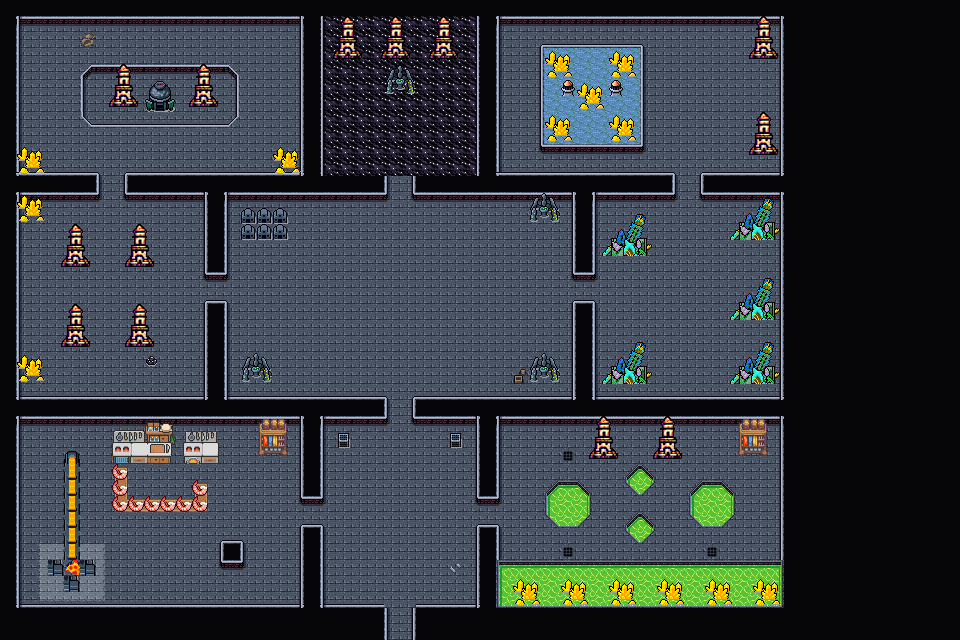

A level layout from a 2D game, rendered from its tile map. Below: a short description, then the map file with tile-grid data replaced by summaries:
An orthogonal 60x40 tile map with 16x16 px tiles, 4 tile layers (Collision, Floor and Walls, Walls Supplementary, Clutter), 5 tilesets and 34 objects.

<map version="1.10" tiledversion="1.11.2" orientation="orthogonal" renderorder="right-down" width="60" height="40" tilewidth="16" tileheight="16" infinite="0" nextlayerid="9" nextobjectid="144">
 <editorsettings>
  <export target="wastetown..tmx" format="tmx" />
 </editorsettings>
 <properties>
  <property name="dungeonEffect" value="{&quot;startBattleWithCard&quot;: [ &quot;Pinnacle Kill-ship&quot; ]}" />
 </properties>
 <tileset firstgid="1" source="../../../../common/maps/tileset/main.tsx" />
 <tileset firstgid="10113" source="../../../../common/maps/tileset/buildings.tsx" />
 <tileset firstgid="11905" source="../../../../common/maps/tileset/dungeon/dungeon_bis.tsx" />
 <tileset firstgid="28289" source="../../../../common/maps/tileset/FarmFood.tsx" />
 <tileset firstgid="32385" source="../../../../common/maps/tileset/buildingsbosses.tsx" />
 <layer id="6" name="Collision" width="60" height="40">
  <data>[2400 cells, 179 non-empty, 10 distinct tile ids]</data>
 </layer>
 <layer id="7" name="Floor and Walls" width="60" height="40">
  <data>[2400 cells, 2400 non-empty, 15 distinct tile ids]</data>
 </layer>
 <layer id="8" name="Walls Supplementary" width="60" height="40">
  <data>[2400 cells, 198 non-empty, 34 distinct tile ids]</data>
 </layer>
 <layer id="3" name="Clutter" width="60" height="40">
  <properties>
   <property name="spriteLayer" type="bool" value="true" />
  </properties>
  <data>[2400 cells, 503 non-empty, 88 distinct tile ids]</data>
 </layer>
 <objectgroup id="4" name="Objects">
  <object id="38" template="../../../../common/maps/obj/entry_up.tx" x="392.003" y="638.664">
   <properties>
    <property name="teleport" value="" />
   </properties>
  </object>
  <object id="50" template="../../../../common/maps/obj/enemy.tx" x="106.181" y="166.685">
   <properties>
    <property name="enemy" value="Alpharael" />
    <property name="threatRange" type="int" value="0" />
    <property name="waypoints" value="" />
   </properties>
  </object>
  <object id="68" template="../../../../common/maps/obj/enemy.tx" x="172.678" y="299.838">
   <properties>
    <property name="enemy" value="Mm'menon" />
    <property name="threatRange" type="int" value="0" />
    <property name="waypoints" value="" />
   </properties>
  </object>
  <object id="69" template="../../../../common/maps/obj/enemy.tx" x="678.586" y="171.209">
   <properties>
    <property name="enemy" value="Haliya" />
    <property name="threatRange" type="int" value="0" />
    <property name="waypoints" value="" />
   </properties>
  </object>
  <object id="73" template="../../../../common/maps/obj/enemy.tx" x="392.5" y="437.5">
   <properties>
    <property name="enemy" value="Tannuk" />
    <property name="threatRange" type="int" value="0" />
   </properties>
  </object>
  <object id="75" template="../../../../common/maps/obj/enemy.tx" x="600.667" y="295.333">
   <properties>
    <property name="enemy" value="Kilo" />
    <property name="threatRange" type="int" value="0" />
    <property name="waypoints" value="" />
   </properties>
  </object>
  <object id="77" template="../../../../common/maps/obj/gold.tx" x="133.333" y="493.834" />
  <object id="80" template="../../../../common/maps/obj/manashards.tx" x="598" y="514.833" />
  <object id="82" template="../../../../common/maps/obj/enemy.tx" x="174.167" y="483">
   <properties>
    <property name="enemy" value="Ragost" />
    <property name="threatRange" type="int" value="0" />
    <property name="waypoints" value="" />
   </properties>
  </object>
  <object id="83" template="../../../../common/maps/obj/enemy.tx" x="507.333" y="522.667">
   <properties>
    <property name="enemy" value="Szarel" />
    <property name="threatRange" type="int" value="0" />
    <property name="waypoints" value="" />
   </properties>
  </object>
  <object id="84" template="../../../../common/maps/obj/enemy.tx" x="391.804" y="154">
   <properties>
    <property name="effect" value="{&quot;startBattleWithCard&quot;: [&quot;Thaumaton Torpedo|EOE&quot;, &quot;Survey Mechan|EOE&quot;]}" />
    <property name="enemy" value="Infinite Guideline Station" />
    <property name="threatRange" type="int" value="0" />
    <property name="waypoints" value="" />
   </properties>
  </object>
  <object id="110" template="../../../../common/maps/obj/enemy.tx" x="391.333" y="220.667">
   <properties>
    <property name="enemy" value="Sami" />
    <property name="threatRange" type="int" value="0" />
    <property name="waypoints" value="" />
   </properties>
  </object>
  <object id="115" template="../../../../common/maps/obj/manashards.tx" x="23" y="297.667" />
  </objectgroup>
</map>
<!-- 21 of 34 objects omitted -->
